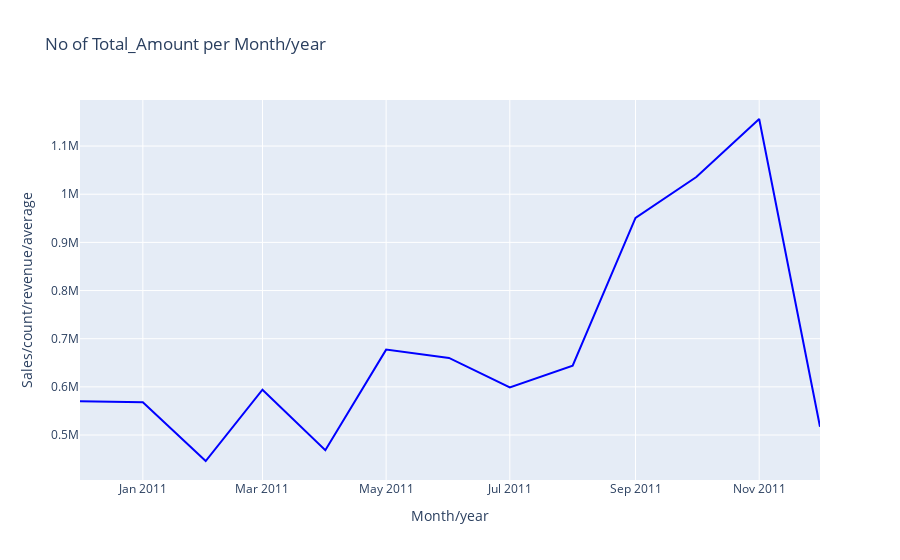

The notebook cell this image was saved under:
### Markdown cell above
Observing that as orders placing are increasing Sales per month are also increasing.
higest Sales happend in November...Maybe because of christmas will come in December.

### Code cell
#from these 2 years let's try to find which month from both years cusromers are spending more money
month_year_sales=data.groupby('Month/year')['Total_Amount'].sum().reset_index()
plot_line_graphs(month_year_sales,'Month/year','Total_Amount')

### Figure 1 — Plotly figure (JSON) as saved in the notebook; plotly's stock layout.template omitted (floating-point values rounded to 4 significant figures)
{"data": [{"line": {"color": "blue", "width": 2}, "marker": {"color": "red", "size": 10}, "mode": "lines", "type": "scatter", "x": ["2010-12-01T00:00:00", "2011-01-01T00:00:00", "2011-02-01T00:00:00", "2011-03-01T00:00:00", "2011-04-01T00:00:00", "2011-05-01T00:00:00", "2011-06-01T00:00:00", "2011-07-01T00:00:00", "2011-08-01T00:00:00", "2011-09-01T00:00:00", "2011-10-01T00:00:00", "2011-11-01T00:00:00", "2011-12-01T00:00:00"], "y": [570400.0, 568100.0, 446100.0, 594100.0, 468400.0, 677300.0, 660000.0, 599000.0, 644000.0, 950700.0, 1036000.0, 1156000.0, 517200.0]}], "layout": {"title": {"text": "No of Total_Amount per Month/year"}, "xaxis": {"title": {"text": "Month/year"}}, "yaxis": {"title": {"text": "Sales/count/revenue/average"}}}}
